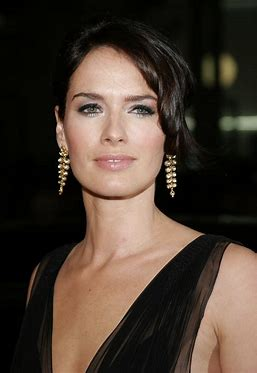
#> input picture Week2/th.jpg, 257 x 373 px
$ python '高斯.py'
#> lines starting #> are read from the running program, lines starting #| are printed output that depends on the picture
# -*- coding: utf-8 -*-

# @Author: xyq

import cv2
import numpy as np


'''
高斯分布， var 取大取小
 var 大：图变得越模糊
 var 小： 峰值更趋向于原点，周围的值对中间值的影响更小，所以图会变得比较清晰
'''
img = cv2.imread('th.jpg')
#> img is the input picture: shape (373, 257, 3); mean B, G, R 49.1, 59.8, 73.6
# [4 lines of commented-out code are left out]
g_img = cv2.GaussianBlur(img,(7,7),5)  #  (7，7)表示取值范围， 5 表示方差
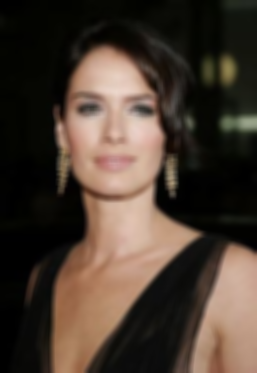
#> g_img: shape (373, 257, 3); mean B, G, R 49.1, 59.8, 73.6
# [4 lines of commented-out code are left out]
g_img2= cv2.GaussianBlur(img,(7,7),0.1)
# [4 lines of commented-out code are left out]

kernel = cv2.getGaussianKernel(7,5)  # 7:size 5:variance
print(kernel)
# [[0.12895603]
#  [0.14251846]
#  [0.15133131]
#  [0.1543884 ]
#  [0.15133131]
#  [0.14251846]
#  [0.12895603]]
# 这里返回只有一个 vector ，另一个是这个的转置，两个值是一样的，计算的时候有两个这样的vector
# 为什么高斯计算的时候要变成先按一个方向卷积，再算另一个方向卷积=》高斯能够加速的原因 运算次数减少

g_1 = cv2.GaussianBlur(img, (7,7),5)  # 隐式求卷积
g_2 = cv2.sepFilter2D(img, -1, kernel,kernel) # 显示求卷积 ，两个结果是一样的
# [5 lines of commented-out code are left out]
